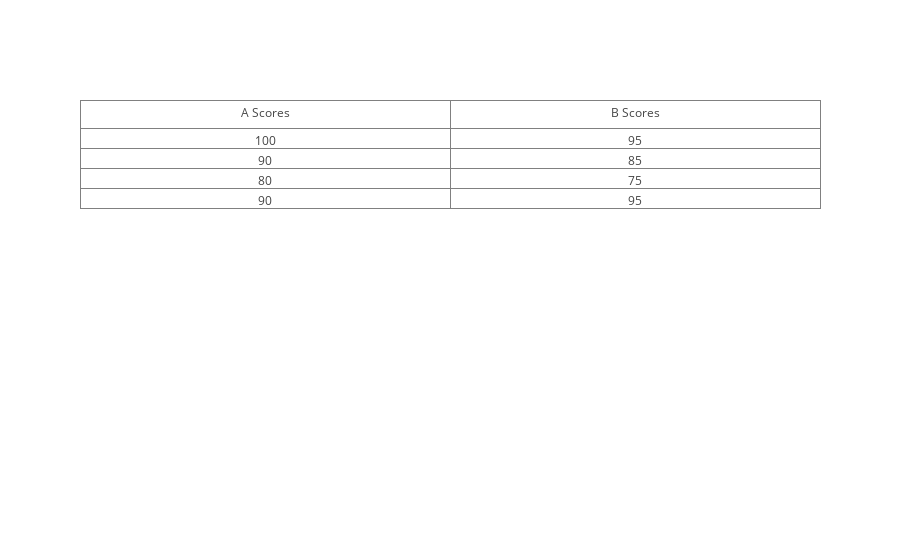

Notebook cell for this chart:
### Markdown cell above
# Tables

### Code cell
from plotly.offline import download_plotlyjs, init_notebook_mode, plot, iplot
init_notebook_mode(connected=True)
import plotly.graph_objs as go

trace = go.Table(
    header=dict(values=['A Scores', 'B Scores']),
    cells=dict(values=[[100, 90, 80, 90],
                       [95, 85, 75, 95]]))

data = [trace] 
iplot(data, filename = 'basic_table')

### Figure 1 — Plotly figure (JSON) as saved in the notebook; plotly's stock layout.template omitted (floating-point values rounded to 4 significant figures)
{"data": [{"cells": {"values": [[100, 90, 80, 90], [95, 85, 75, 95]]}, "header": {"values": ["A Scores", "B Scores"]}, "type": "table", "uid": "90c95692-9fc4-11e8-ace2-507b9df1d2ff"}], "layout": {}}
